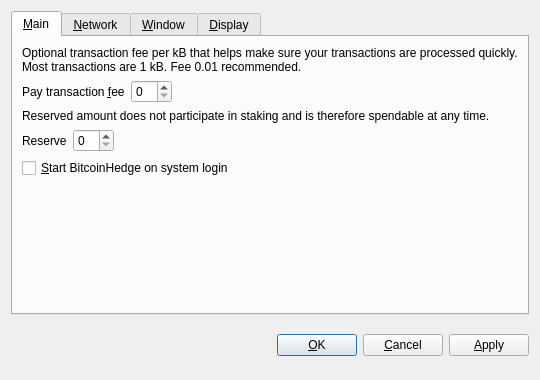
<?xml version="1.0" encoding="UTF-8"?>
<ui version="4.0">
 <class>OptionsDialog</class>
 <widget class="QDialog" name="OptionsDialog">
  <property name="geometry">
   <rect>
    <x>0</x>
    <y>0</y>
    <width>540</width>
    <height>380</height>
   </rect>
  </property>
  <property name="windowTitle">
   <string>Options</string>
  </property>
  <property name="modal">
   <bool>true</bool>
  </property>
  <layout class="QVBoxLayout" name="verticalLayout">
   <item>
    <widget class="QTabWidget" name="tabWidget">
     <property name="tabPosition">
      <enum>QTabWidget::North</enum>
     </property>
     <property name="currentIndex">
      <number>0</number>
     </property>
     <widget class="QWidget" name="tabMain">
      <attribute name="title">
       <string>&amp;Main</string>
      </attribute>
      <layout class="QVBoxLayout" name="verticalLayout_Main">
       <item>
        <widget class="QLabel" name="transactionFeeInfoLabel">
         <property name="text">
          <string>Optional transaction fee per kB that helps make sure your transactions are processed quickly. Most transactions are 1 kB. Fee 0.01 recommended.</string>
         </property>
         <property name="textFormat">
          <enum>Qt::PlainText</enum>
         </property>
         <property name="wordWrap">
          <bool>true</bool>
         </property>
        </widget>
       </item>
       <item>
        <layout class="QHBoxLayout" name="horizontalLayoutFee">
         <item>
          <widget class="QLabel" name="transactionFeeLabel">
           <property name="text">
            <string>Pay transaction &amp;fee</string>
           </property>
           <property name="textFormat">
            <enum>Qt::PlainText</enum>
           </property>
           <property name="buddy">
            <cstring>transactionFee</cstring>
           </property>
          </widget>
         </item>
         <item>
          <widget class="BitcoinAmountField" name="transactionFee"/>
         </item>
         <item>
          <spacer name="horizontalSpacerFee">
           <property name="orientation">
            <enum>Qt::Horizontal</enum>
           </property>
           <property name="sizeHint" stdset="0">
            <size>
             <width>40</width>
             <height>20</height>
            </size>
           </property>
          </spacer>
         </item>
        </layout>
       </item>
       <item>
        <widget class="QLabel" name="reserveBalanceInfoLabel">
         <property name="text">
          <string>Reserved amount does not participate in staking and is therefore spendable at any time.</string>
         </property>
         <property name="textFormat">
          <enum>Qt::PlainText</enum>
         </property>
         <property name="wordWrap">
          <bool>true</bool>
         </property>
        </widget>
       </item>
       <item>
        <layout class="QHBoxLayout" name="horizontalLayoutReserveBalance">
         <item>
          <widget class="QLabel" name="reserveBalanceLabel">
           <property name="text">
            <string>Reserve</string>
           </property>
           <property name="textFormat">
            <enum>Qt::PlainText</enum>
           </property>
           <property name="buddy">
            <cstring>reserveBalance</cstring>
           </property>
          </widget>
         </item>
         <item>
          <widget class="BitcoinAmountField" name="reserveBalance"/>
         </item>
         <item>
          <spacer name="horizontalSpacerReserveBalance">
           <property name="orientation">
            <enum>Qt::Horizontal</enum>
           </property>
           <property name="sizeHint" stdset="0">
            <size>
             <width>40</width>
             <height>20</height>
            </size>
           </property>
          </spacer>
         </item>
        </layout>
       </item>
       <item>
        <widget class="QCheckBox" name="bitcoinAtStartup">
         <property name="toolTip">
          <string>Automatically start BitcoinHedge after logging in to the system.</string>
         </property>
         <property name="text">
          <string>&amp;Start BitcoinHedge on system login</string>
         </property>
        </widget>
       </item>
       <item>
        <spacer name="verticalSpacer_Main">
         <property name="orientation">
          <enum>Qt::Vertical</enum>
         </property>
         <property name="sizeHint" stdset="0">
          <size>
           <width>20</width>
           <height>40</height>
          </size>
         </property>
        </spacer>
       </item>
      </layout>
     </widget>
     <widget class="QWidget" name="tabNetwork">
      <attribute name="title">
       <string>&amp;Network</string>
      </attribute>
      <layout class="QVBoxLayout" name="verticalLayout_Network">
       <item>
        <widget class="QCheckBox" name="mapPortUpnp">
         <property name="toolTip">
          <string>Automatically open the BitcoinHedge client port on the router. This only works when your router supports UPnP and it is enabled.</string>
         </property>
         <property name="text">
          <string>Map port using &amp;UPnP</string>
         </property>
        </widget>
       </item>
       <item>
        <widget class="QCheckBox" name="connectSocks">
         <property name="toolTip">
          <string>Connect to the BitcoinHedge network through a SOCKS5 proxy (e.g. when connecting through Tor).</string>
         </property>
         <property name="text">
          <string>&amp;Connect through SOCKS5 proxy:</string>
         </property>
        </widget>
       </item>
       <item>
        <layout class="QHBoxLayout" name="horizontalLayout_Network">
         <item>
          <widget class="QLabel" name="proxyIpLabel">
           <property name="text">
            <string>Proxy &amp;IP:</string>
           </property>
           <property name="textFormat">
            <enum>Qt::PlainText</enum>
           </property>
           <property name="buddy">
            <cstring>proxyIp</cstring>
           </property>
          </widget>
         </item>
         <item>
          <widget class="QValidatedLineEdit" name="proxyIp">
           <property name="maximumSize">
            <size>
             <width>140</width>
             <height>16777215</height>
            </size>
           </property>
           <property name="toolTip">
            <string>IP address of the proxy (e.g. 127.0.0.1)</string>
           </property>
          </widget>
         </item>
         <item>
          <widget class="QLabel" name="proxyPortLabel">
           <property name="text">
            <string>&amp;Port:</string>
           </property>
           <property name="textFormat">
            <enum>Qt::PlainText</enum>
           </property>
           <property name="buddy">
            <cstring>proxyPort</cstring>
           </property>
          </widget>
         </item>
         <item>
          <widget class="QLineEdit" name="proxyPort">
           <property name="maximumSize">
            <size>
             <width>55</width>
             <height>16777215</height>
            </size>
           </property>
           <property name="toolTip">
            <string>Port of the proxy (e.g. 9050)</string>
           </property>
          </widget>
         </item>
         <item>
          <spacer name="horizontalSpacer_Network">
           <property name="orientation">
            <enum>Qt::Horizontal</enum>
           </property>
           <property name="sizeHint" stdset="0">
            <size>
             <width>40</width>
             <height>20</height>
            </size>
           </property>
          </spacer>
         </item>
        </layout>
       </item>
       <item>
        <spacer name="verticalSpacer_Network">
         <property name="orientation">
          <enum>Qt::Vertical</enum>
         </property>
         <property name="sizeHint" stdset="0">
          <size>
           <width>20</width>
           <height>40</height>
          </size>
         </property>
        </spacer>
       </item>
      </layout>
     </widget>
     <widget class="QWidget" name="tabWindow">
      <attribute name="title">
       <string>&amp;Window</string>
      </attribute>
      <layout class="QVBoxLayout" name="verticalLayout_Window">
       <item>
        <widget class="QCheckBox" name="minimizeToTray">
         <property name="toolTip">
          <string>Show only a tray icon after minimizing the window.</string>
         </property>
         <property name="text">
          <string>&amp;Minimize to the tray instead of the taskbar</string>
         </property>
        </widget>
       </item>
       <item>
        <widget class="QCheckBox" name="minimizeOnClose">
         <property name="toolTip">
          <string>Minimize instead of exit the application when the window is closed. When this option is enabled, the application will be closed only after selecting Quit in the menu.</string>
         </property>
         <property name="text">
          <string>M&amp;inimize on close</string>
         </property>
        </widget>
       </item>
       <item>
        <spacer name="verticalSpacer_Window">
         <property name="orientation">
          <enum>Qt::Vertical</enum>
         </property>
         <property name="sizeHint" stdset="0">
          <size>
           <width>20</width>
           <height>40</height>
          </size>
         </property>
        </spacer>
       </item>
      </layout>
     </widget>
     <widget class="QWidget" name="tabDisplay">
      <attribute name="title">
       <string>&amp;Display</string>
      </attribute>
      <layout class="QVBoxLayout" name="verticalLayout_Display">
       <item>
        <layout class="QHBoxLayout" name="horizontalLayout_1_Display">
         <item>
          <widget class="QLabel" name="langLabel">
           <property name="text">
            <string>User Interface &amp;language:</string>
           </property>
           <property name="textFormat">
            <enum>Qt::PlainText</enum>
           </property>
           <property name="buddy">
            <cstring>lang</cstring>
           </property>
          </widget>
         </item>
         <item>
          <widget class="QValueComboBox" name="lang">
           <property name="toolTip">
            <string>The user interface language can be set here. This setting will take effect after restarting BitcoinHedge.</string>
           </property>
          </widget>
         </item>
        </layout>
       </item>
       <item>
        <layout class="QHBoxLayout" name="horizontalLayout_2_Display">
         <item>
          <widget class="QLabel" name="unitLabel">
           <property name="text">
            <string>&amp;Unit to show amounts in:</string>
           </property>
           <property name="textFormat">
            <enum>Qt::PlainText</enum>
           </property>
           <property name="buddy">
            <cstring>unit</cstring>
           </property>
          </widget>
         </item>
         <item>
          <widget class="QValueComboBox" name="unit">
           <property name="toolTip">
            <string>Choose the default subdivision unit to show in the interface and when sending coins.</string>
           </property>
          </widget>
         </item>
        </layout>
       </item>
       <item>
        <widget class="QCheckBox" name="coinControlFeatures">
         <property name="toolTip">
          <string>Whether to show coin control features or not.</string>
         </property>
         <property name="text">
          <string>Display coin &amp;control features (experts only!)</string>
         </property>
        </widget>
       </item>
       <item>
        <widget class="QCheckBox" name="useBlackTheme">
         <property name="text">
          <string>Use black visual theme (requires restart)</string>
         </property>
        </widget>
       </item>
       <item>
        <spacer name="verticalSpacer_Display">
         <property name="orientation">
          <enum>Qt::Vertical</enum>
         </property>
         <property name="sizeHint" stdset="0">
          <size>
           <width>20</width>
           <height>40</height>
          </size>
         </property>
        </spacer>
       </item>
      </layout>
     </widget>
    </widget>
   </item>
   <item>
    <layout class="QHBoxLayout" name="horizontalLayout_Buttons">
     <item>
      <spacer name="horizontalSpacer_1">
       <property name="orientation">
        <enum>Qt::Horizontal</enum>
       </property>
       <property name="sizeHint" stdset="0">
        <size>
         <width>40</width>
         <height>48</height>
        </size>
       </property>
      </spacer>
     </item>
     <item>
      <widget class="QLabel" name="statusLabel">
       <property name="font">
        <font>
         <weight>75</weight>
         <bold>true</bold>
        </font>
       </property>
       <property name="text">
        <string/>
       </property>
       <property name="textFormat">
        <enum>Qt::PlainText</enum>
       </property>
       <property name="wordWrap">
        <bool>true</bool>
       </property>
      </widget>
     </item>
     <item>
      <spacer name="horizontalSpacer_2">
       <property name="orientation">
        <enum>Qt::Horizontal</enum>
       </property>
       <property name="sizeHint" stdset="0">
        <size>
         <width>40</width>
         <height>48</height>
        </size>
       </property>
      </spacer>
     </item>
     <item>
      <widget class="QPushButton" name="okButton">
       <property name="text">
        <string>&amp;OK</string>
       </property>
      </widget>
     </item>
     <item>
      <widget class="QPushButton" name="cancelButton">
       <property name="text">
        <string>&amp;Cancel</string>
       </property>
       <property name="autoDefault">
        <bool>false</bool>
       </property>
      </widget>
     </item>
     <item>
      <widget class="QPushButton" name="applyButton">
       <property name="text">
        <string>&amp;Apply</string>
       </property>
       <property name="autoDefault">
        <bool>false</bool>
       </property>
      </widget>
     </item>
    </layout>
   </item>
  </layout>
 </widget>
 <customwidgets>
  <customwidget>
   <class>BitcoinAmountField</class>
   <extends>QSpinBox</extends>
   <header>bitcoinamountfield.h</header>
  </customwidget>
  <customwidget>
   <class>QValueComboBox</class>
   <extends>QComboBox</extends>
   <header>qvaluecombobox.h</header>
  </customwidget>
  <customwidget>
   <class>QValidatedLineEdit</class>
   <extends>QLineEdit</extends>
   <header>qvalidatedlineedit.h</header>
  </customwidget>
 </customwidgets>
 <resources/>
 <connections/>
</ui>
